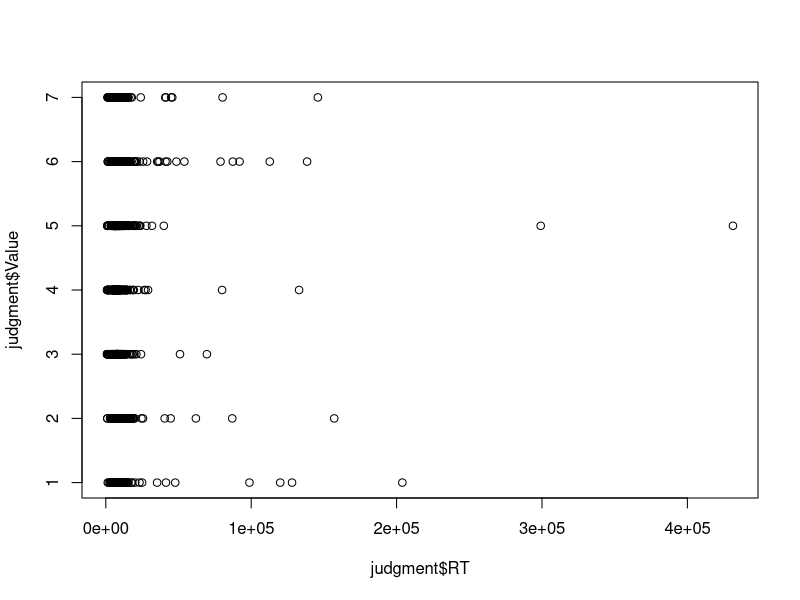
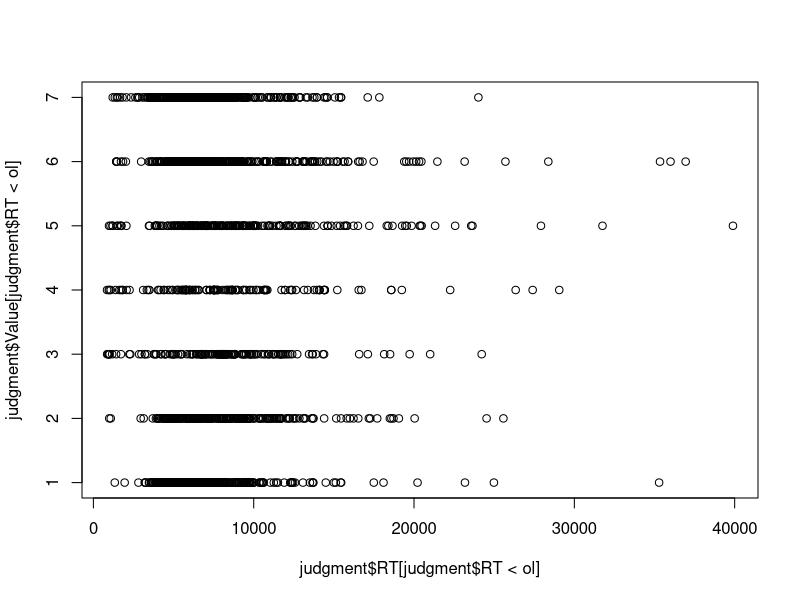
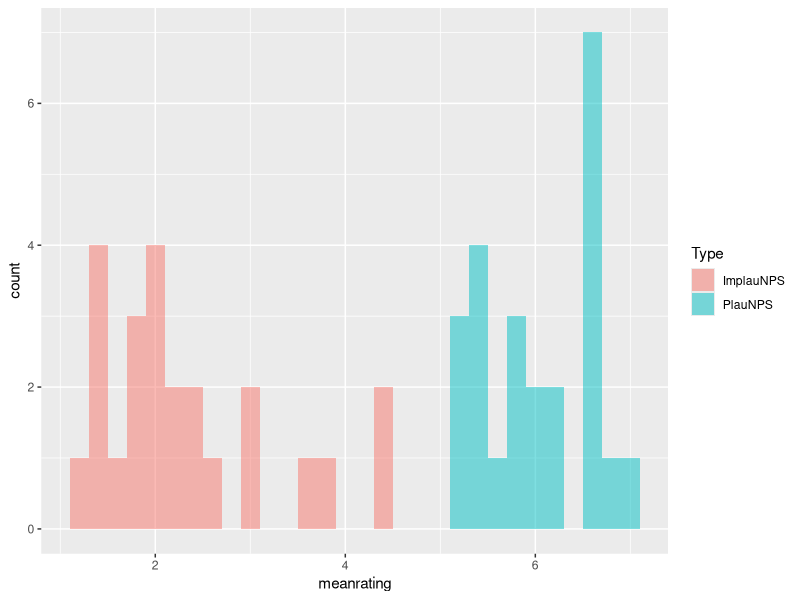
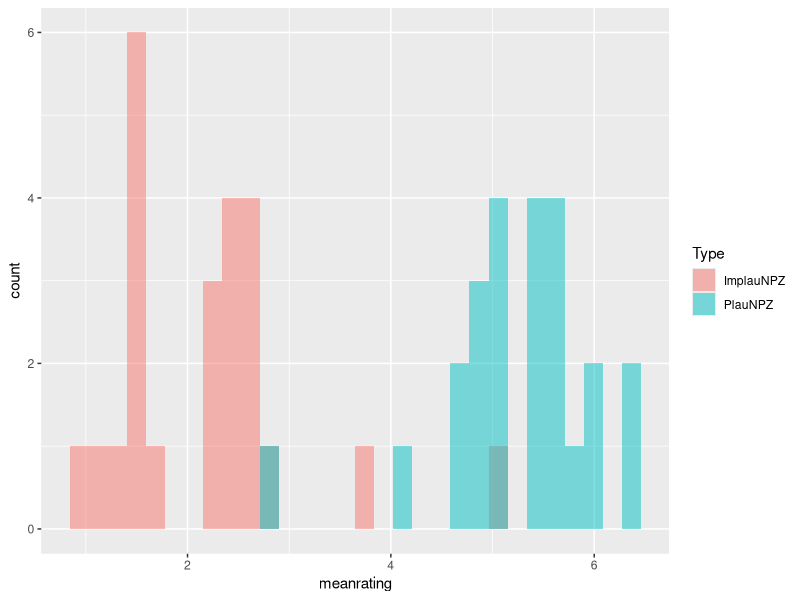
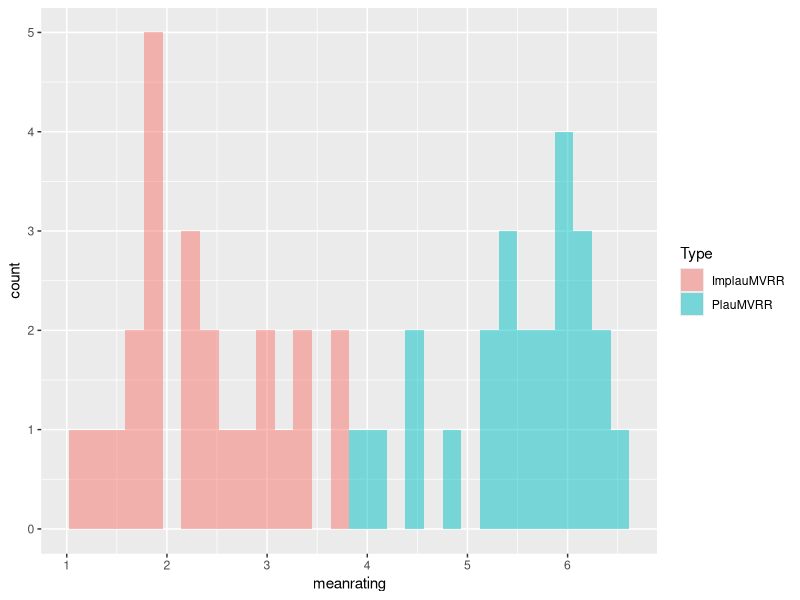
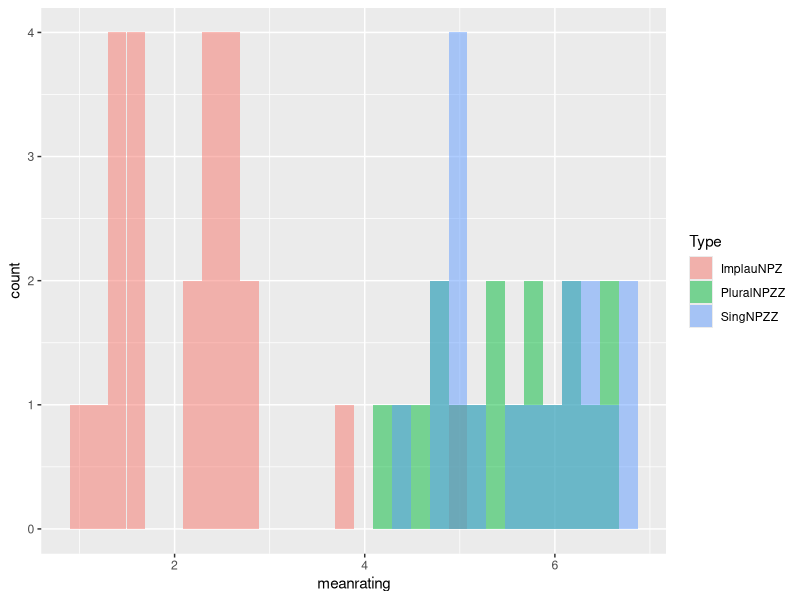
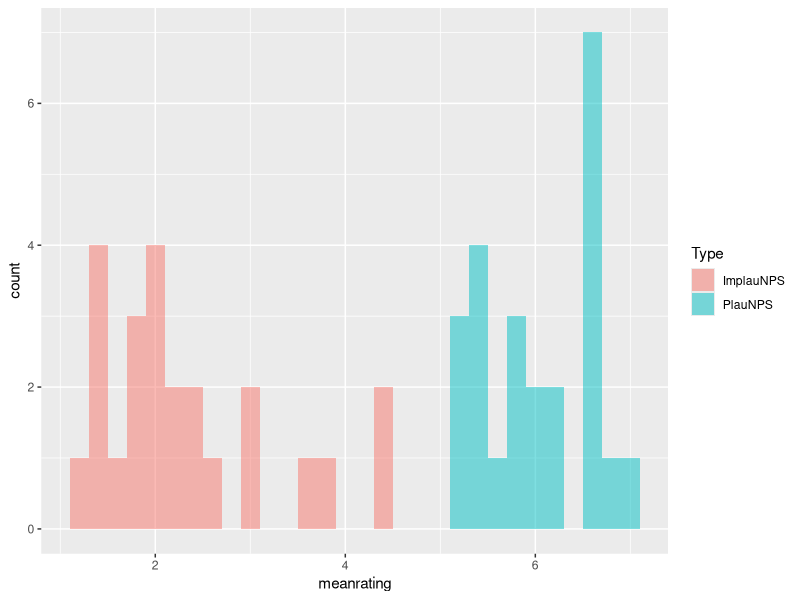

Recreate these plots in R, in order. (Note: this script raises an error after producing the figures.)
options(digits=15) #for exact RT
library(dplyr)
library(ggplot2)
library(writexl)
library(ordinal)

mycols = c("Time","MD5","Controller","itemrownumb","Element","Type","Group","PennElementType","PennElementName","Parameter","Value","EventTime","Sentence","List","item","Comments")
results=read.csv("NormPlaus_WholeSentence_results.csv",header = 0, sep = ",", comment.char = "#", stringsAsFactors = F,col.names = mycols)
unique(results$MD5) #N=64
worker_id <- results[results$Parameter=="prolific","Value"]
worker_id <- as.data.frame(worker_id)
worker_id$MD5 <- unique(results$MD5)
unique(worker_id$worker_id)
results <- full_join(results,worker_id)
#antibot = questions for detecting robots
antibot <- results[results$Type=="debrief"&grepl("debrief",results$Parameter),c("Value","Parameter","worker_id")]
maintrials <- results[!results$Type%in%c("consent","intro1","intro2","debrief"),]

jud_index <- as.numeric()
for(i in 1:nrow(maintrials)){
  if(i%%3==2){
    jud_index <- c(i, jud_index)
  }
}
judgment <- maintrials[jud_index,]
judgment$Value <- as.numeric(judgment$Value)
maintrials <- maintrials[-jud_index,]
rm(jud_index)
RT <- as.numeric()
for(i in 1:nrow(maintrials)){
  if(i%%2==1){
    RT <- c(maintrials[i+1,'EventTime']-maintrials[i,'EventTime'],RT)
  }
}
judgment$RT <- RT
arrange(aggregate(judgment$RT, by=list(judgment$worker_id),FUN=mean),x)
aggregate(judgment$RT, by=list(judgment$Type),FUN=mean)
plot(judgment$RT, judgment$Value)
judgment[judgment$RT>=200000,] <- NA
arrange(aggregate(judgment$RT, by=list(judgment$worker_id),FUN=mean),x)
#outliers
ol <- 3*sd(judgment$RT,na.rm=T)+mean(judgment$RT,na.rm=T)
nrow(judgment[judgment$RT>=ol,])
#judgment[judgment$RT>=ol,]$RT <- NA
plot(judgment$RT[judgment$RT<ol], judgment$Value[judgment$RT<ol])

Plausible <- judgment[startsWith(judgment$Type,"Plau"),]
Plausibleitem_mean <- aggregate(Plausible$Value,by=list(Plausible$Type,Plausible$Sentence,Plausible$item),FUN=mean)
colnames(Plausibleitem_mean)[4] <- "meanrating"
Plausibleitem_mean <- full_join(Plausibleitem_mean,aggregate(Plausible$Value,by=list(Plausible$Type,Plausible$Sentence,Plausible$item),FUN=length))
colnames(Plausibleitem_mean)[5] <- "numbofpeople"
Plausibleitem_mean <- full_join(Plausibleitem_mean,aggregate(Plausible$Value,by=list(Plausible$Type,Plausible$Sentence,Plausible$item),FUN=sd))
colnames(Plausibleitem_mean)[6] <- "sd"
Plausibleitem_mean <- full_join(Plausibleitem_mean,aggregate(Plausible$RT,by=list(Plausible$Type,Plausible$Sentence,Plausible$item),FUN=mean))
colnames(Plausibleitem_mean)[c(1,2,3,7)] <- c("Type","Sentence","ItemNumber","RT")
Plausibleitem_mean <- arrange(Plausibleitem_mean,ItemNumber, Type)
cor.test(Plausible$RT,Plausible$Value)
write.csv(Plausibleitem_mean,"plausible.csv")

Implausible <- judgment[startsWith(judgment$Type,"Implau"),]
Implausibleitem_mean <- aggregate(Implausible$Value,by=list(Implausible$Type,Implausible$Sentence,Implausible$item),FUN=mean)
colnames(Implausibleitem_mean)[4] <- "meanrating"
Implausibleitem_mean <- full_join(Implausibleitem_mean,aggregate(Implausible$Value,by=list(Implausible$Type,Implausible$Sentence,Implausible$item),FUN=length))
colnames(Implausibleitem_mean)[5] <- "numbofpeople"
Implausibleitem_mean <- full_join(Implausibleitem_mean,aggregate(Implausible$Value,by=list(Implausible$Type,Implausible$Sentence,Implausible$item),FUN=sd))
colnames(Implausibleitem_mean)[6] <- "sd"
Implausibleitem_mean <- full_join(Implausibleitem_mean,aggregate(Implausible$RT,by=list(Implausible$Type,Implausible$Sentence,Implausible$item),FUN=mean))
colnames(Implausibleitem_mean)[c(1,2,3,7)] <- c("Type","Sentence","ItemNumber","RT")
Implausibleitem_mean <- arrange(Implausibleitem_mean,ItemNumber, Type)
write.csv(Implausibleitem_mean,"implausible.csv")

agreement <- judgment[endsWith(judgment$Type,"NPZZ"),]
agreementitem_mean <- aggregate(agreement$Value,by=list(agreement$Type,agreement$Sentence,agreement$item),FUN=mean)
colnames(agreementitem_mean)[4] <- "meanrating"
agreementitem_mean <- full_join(agreementitem_mean,aggregate(agreement$Value,by=list(agreement$Type,agreement$Sentence,agreement$item),FUN=length))
colnames(agreementitem_mean)[5] <- "numbofpeople"
agreementitem_mean <- full_join(agreementitem_mean,aggregate(agreement$Value,by=list(agreement$Type,agreement$Sentence,agreement$item),FUN=sd))
colnames(agreementitem_mean)[6] <- "sd"
agreementitem_mean <- full_join(agreementitem_mean,aggregate(agreement$RT,by=list(agreement$Type,agreement$Sentence,agreement$item),FUN=mean))
colnames(agreementitem_mean)[c(1,2,3,7)] <- c("Type","Sentence","ItemNumber","RT")
agreementitem_mean <- arrange(agreementitem_mean,ItemNumber,Type)
agreementitem_mean <- rbind(agreementitem_mean,Implausibleitem_mean[Implausibleitem_mean$Type=="ImplauNPZ",])
write.csv(agreementitem_mean,"agreement.csv")

Plausible$Value <- as.character(Plausible$Value)
Plausible$contrast1 <- ifelse(Plausible$Type=="PlauNPS",1,0)
Plausible$contrast2<- ifelse(Plausible$Type=="PlauNPZ",1,0)
#contrast1 NPS-MVRR; contrast2 NPZ-MVRR
summary(clmm(as.factor(Value)~contrast1+contrast2+(1+contrast1+contrast2|worker_id),data=Plausible,link="probit"))
aggregate(Plausibleitem_mean$meanrating,by=list(Plausibleitem_mean$Type),FUN=mean)

NPZ <- judgment[judgment$Type%in%c("PlauNPZ","SingNPZZ","PluralNPZZ"),]
NPZ$contrast1 <- ifelse(grepl("Plau",NPZ$Type),1,0)
NPZ$contrast2 <- ifelse(grepl("Plural",NPZ$Type),1,0)
NPZ$Value <- as.character(NPZ$Value)
summary(clmm(as.factor(Value)~contrast1+contrast2+(1+contrast1+contrast2|worker_id),data=NPZ,link="probit"))
aggregate(agreementitem_mean$meanrating,by=list(agreementitem_mean$Type),FUN=mean)


mean_pairwise <- rbind(Plausibleitem_mean,Implausibleitem_mean)
ggplot(mean_pairwise[grepl("NPS",mean_pairwise$Type),], aes(meanrating, fill = Type)) + 
  geom_histogram(alpha = 0.5, aes(y = ..count..), position = 'identity')
ggplot(mean_pairwise[grepl("NPZ",mean_pairwise$Type),], aes(meanrating, fill = Type)) + 
  geom_histogram(alpha = 0.5, aes(y = ..count..), position = 'identity')
ggplot(mean_pairwise[grepl("MVRR",mean_pairwise$Type),], aes(meanrating, fill = Type)) + 
  geom_histogram(alpha = 0.5, aes(y = ..count..), position = 'identity')
ggplot(agreementitem_mean, aes(meanrating, fill = Type)) + 
  geom_histogram(alpha = 0.5, aes(y = ..count..), position = 'identity')
ggplot(mean_pairwise[grepl("NPS",mean_pairwise$Type),], aes(meanrating, fill = Type)) + 
  geom_histogram(alpha = 0.5, aes(y = ..count..), position = 'identity')


itemwisemean <- aggregate(judgment$Value,by=list(judgment$Type,judgment$Sentence,judgment$item),FUN=mean)
colnames(itemwisemean)[4] <- "meanrating"
itemwisemean <- full_join(itemwisemean,aggregate(judgment$Value,by=list(judgment$Type,judgment$Sentence,judgment$item),FUN=length))
colnames(itemwisemean)[5] <- "numbofpeople"
itemwisemean <- full_join(itemwisemean,aggregate(judgment$Value,by=list(judgment$Type,judgment$Sentence,judgment$item),FUN=sd))
colnames(itemwisemean)[c(1,2,3,6)] <- c("Type","Sentence","item","sd")
itemwisemean$SE <- itemwisemean$sd/sqrt(itemwisemean$numbofpeople)
ggplot(itemwisemean[grepl("NPS",itemwisemean$Type),], aes(x=Item, y=meanrating, colour=Type)) + 
  geom_errorbar(aes(ymin=meanrating-SE, ymax=meanrating+SE), width=.1) +
  geom_point()
ggplot(itemwisemean[grepl("auNPZ",itemwisemean$Type),], aes(x=Item, y=meanrating, colour=Type)) + 
  geom_errorbar(aes(ymin=meanrating-SE, ymax=meanrating+SE), width=.1) +
  geom_point()
ggplot(itemwisemean[grepl("MVRR",itemwisemean$Type),], aes(x=Item, y=meanrating, colour=Type)) + 
  geom_errorbar(aes(ymin=meanrating-SE, ymax=meanrating+SE), width=.1) +
  geom_point()
ggplot(itemwisemean[grepl("NPZZ",itemwisemean$Type)|itemwisemean$Type=="ImplauNPZ",], aes(x=Item, y=meanrating, colour=Type)) + 
  geom_errorbar(aes(ymin=meanrating-SE, ymax=meanrating+SE), width=.1) +
  geom_point()

a <- judgment %>% group_by(worker_id) %>% mutate(Zvalue = scale(Value))
item_mean_z <- arrange(aggregate(a$Zvalue,by=list(a$Type,a$Sentence),FUN=mean),Group.1,V1)
colnames(item_mean_z) <- c("Type","Sentence","z-score")
write.csv(left_join(itemwisemean[!grepl("Impl",itemwisemean$Type),],item_mean_z[-(1:72),]),"item_mean_wholesentenceplaus.csv",row.names=F)


#check if the very low rating is due to some outlier subjects
bysubject_mean_g <- arrange(aggregate(judgment$Value, by=list(judgment$worker_id),FUN=mean),x)
conservative_raters_g <- bysubject_mean_g$Group.1[bysubject_mean_g$x<=4]
ratings_by_the_conservatives_g <- judgment[judgment$worker_id%in%conservative_raters_g,]

bysubject_mean_p <- arrange(aggregate(judgment$Value[!grepl("Implau",judgment$Type)], by=list(judgment$worker_id[!grepl("Implau",judgment$Type)]),FUN=mean),x)
conservative_raters_p <- bysubject_mean_p$Group.1[bysubject_mean_p$x<=5]
ratings_by_the_conservatives_p <- judgment[judgment$worker_id%in%conservative_raters_p,]
ratings_by_the_conservatives_p <- arrange(ratings_by_the_conservatives_p,worker_id,Type)


bad_items_Plau <- Plausibleitem_mean$Sentence[Plausibleitem_mean$meanrating<=5]
bad_items_agreement <- agreementitem_mean$Sentence[agreementitem_mean$meanrating<=5&agreementitem_mean$Type!="ImplauNPZ"]

for(i in bad_items_Plau){
  print(i)
  print(sum(Plausible$worker_id[Plausible$Sentence%in%i]%in%conservative_raters_p)/length(Plausible$worker_id[Plausible$Sentence%in%i]))}

for(i in bad_items_agreement){
  print(i)
  print(sum(agreement$worker_id[agreement$Sentence%in%i]%in%conservative_raters_p)/length(agreement$worker_id[agreement$Sentence%in%i]))}